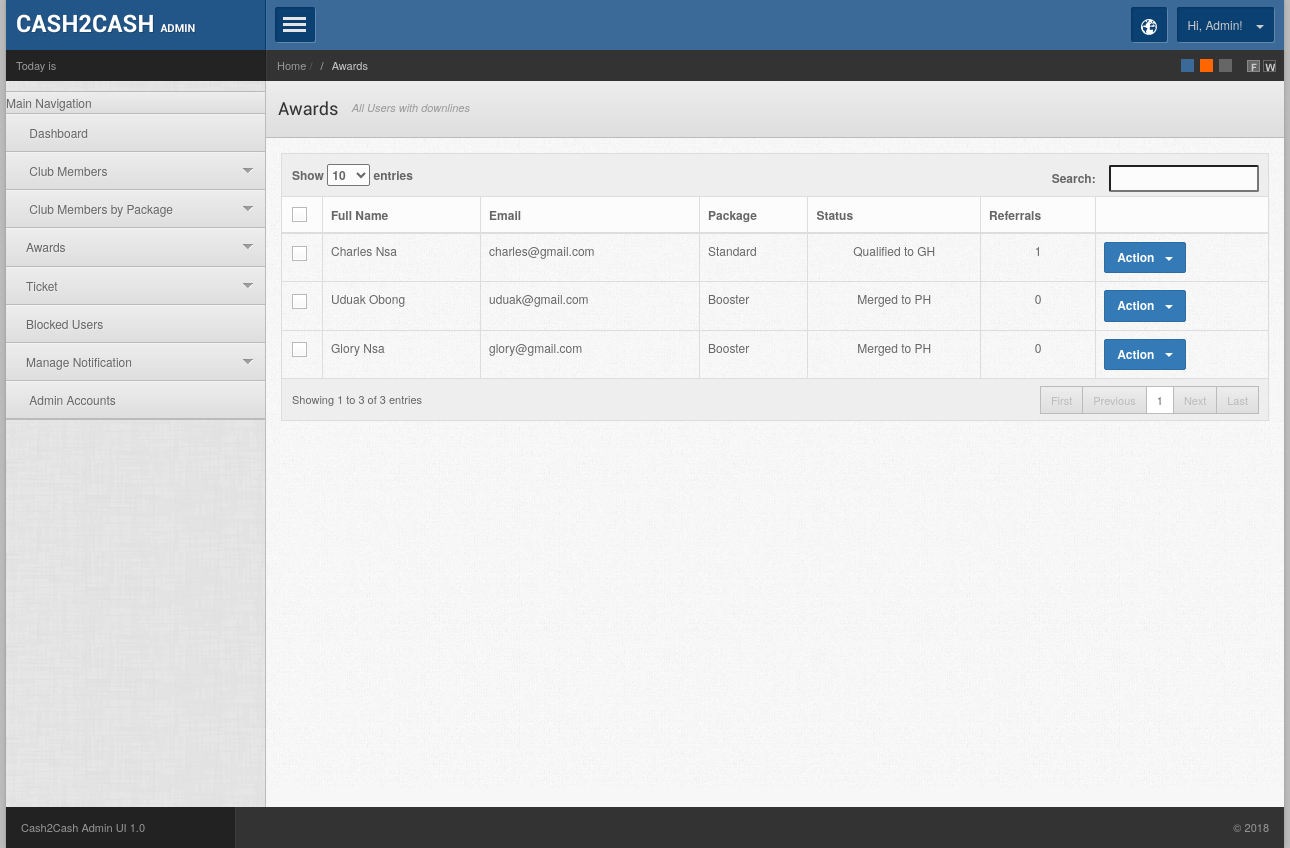
Page /index.php/admin/awards on the committed database.
### tables this page shows
CREATE TABLE IF NOT EXISTS `users` (
  `user_id` int(11) NOT NULL AUTO_INCREMENT,
  `first_name` varchar(255) NOT NULL,
  `last_name` varchar(255) NOT NULL,
  `location` varchar(255) NOT NULL,
  `email` varchar(255) NOT NULL,
  `passport` varchar(255) DEFAULT 'profile_img.png',
  `clearpass` varchar(255) NOT NULL,
  `password` varchar(255) NOT NULL,
  `phone_number` varchar(255) NOT NULL,
  `bank_name` varchar(255) NOT NULL,
  `account_name` varchar(255) NOT NULL,
  `account_number` varchar(255) NOT NULL,
  `package` varchar(255) NOT NULL,
  `referral` varchar(255) NOT NULL,
  `referral_complied` int(11) NOT NULL,
  `myref` varchar(255) NOT NULL,
  `datetime` timestamp NOT NULL DEFAULT CURRENT_TIMESTAMP ON UPDATE CURRENT_TIMESTAMP,
  `status` int(11) NOT NULL,
  `current_merge_id` int(11) NOT NULL DEFAULT '0',
  `next_merge` varchar(25) DEFAULT NULL,
  `account_blocked` int(11) NOT NULL DEFAULT '0',
  `user_cycles` int(11) NOT NULL DEFAULT '0',
  `recycle_time` varchar(25) DEFAULT 'unix_timestamp()',
  `isadmin` tinyint(4) NOT NULL DEFAULT '0',
  PRIMARY KEY (`user_id`)
);

### application/controllers/admin/Awards.php (called while the page is built, shortened)
<?php
class Awards extends CI_Controller{
	public function index(){
		$data['page_title'] = ucfirst('Awards');
		$data['title_text'] = ucfirst('All Users with downlines');
		$data['packages'] = $this->Admin_cash2cash_model->getPackages();
		$data['users_for_awards'] = $this->Admin_cash2cash_model->getUsersForAwardsWithDownlines();
		$this->load->view('admin/header_view', $data);
		$this->load->view('admin/award_users_view');
		$this->load->view('admin/footer_view');
	}
}

### index.php (called while the page is built, shortened)
<?php
require_once BASEPATH.'core/CodeIgniter.php';

### application/models/Admin_cash2cash_model.php (called while the page is built, shortened)
<?php
class Admin_cash2cash_model extends CI_Model{
	function getPackages(){
		$this->db->from('packages');
		$query = $this->db->get();
		return $query->result_array();
	}
	function getUsersForAwardsWithDownlines(){
		$this->db->select('*, (SELECT COUNT(referral) FROM users as c WHERE c.referral=u.email) as downlines');
		$this->db->group_by('u.user_id');
		$this->db->order_by('downlines','DESC');
		$this->db->from('users as u');
		$this->db->where('isadmin',0);
		$query = $this->db->get();
		return $query->result_array();
	}
}

### application/views/admin/header_view.php (the view, shortened to what this page needs)
<!DOCTYPE html>
<head>
<link rel="stylesheet" href="<?php echo base_url();?>assets/admin/css/style.default.css" type="text/css" />
<link rel="stylesheet" href="<?php echo base_url();?>assets/admin/prettify/prettify.css" type="text/css" />
</head>
<body>
<div class="mainwrapper">
    <div class="leftpanel">
        <div class="logopanel">
        	<h1><a href="#">Cash2Cash <span>Admin</span></a></h1>
        </div>
        <div class="datewidget">Today is</div>
       <div class="leftmenu">
            <ul class="nav nav-tabs nav-stacked">
            	<li class="nav-header">Main Navigation</li>
                <li><a href="<?=base_url()?>admin/cash2cash"><span class="icon-align-justify"></span> Dashboard</a></li>
                <li class="dropdown"><a href="#"><span class="icon-th-list"></span> Club Members</a>
                </li>
                <li class="dropdown"><a href="#"><span class="icon-align-justify"></span> Club Members by Package</a>
                </li>
				<li class="dropdown"><a href="#"><span class="icon-align-justify"></span>Awards</a>
                </li>
                <li class="dropdown"><a href="#"><span class="icon-align-justify"></span>Ticket</a>
                </li>
                <li><a href="<?=base_url()?>admin/users/blocked_users"><span class="icon-align-justify"></span>Blocked Users</a></li>
                <li class="dropdown"><a href="#"><span class="icon-th-list"></span>Manage Notification</a>
				</li>
				<li><a href="<?=base_url()?>admin/adminaccounts"><span class="icon-align-justify"></span> Admin Accounts</a></li>
            </ul>
        </div>
    </div>
    <div class="rightpanel">
    	<div class="headerpanel">
        	<a href="#" class="showmenu"></a>
            <div class="headerright">
            	<div class="dropdown notification">
                    <a class="dropdown-toggle" data-toggle="dropdown" data-target="#" href="http://themepixels.com/page.html">
                    	<span class="iconsweets-globe iconsweets-white"></span>
                    </a>
                </div>
    			<div class="dropdown userinfo">
                    <a class="dropdown-toggle" data-toggle="dropdown" data-target="#" href="http://themepixels.com/page.html">Hi, Admin! <b class="caret"></b></a>
                </div>
            </div>
    	</div>
        <div class="breadcrumbwidget">
        	<ul class="skins">
                <li><a href="default" class="skin-color default"></a></li>
                <li><a href="orange" class="skin-color orange"></a></li>
                <li><a href="dark" class="skin-color dark"></a></li>
                <li>&nbsp;</li>
                <li class="fixed selected"><a href="#" class="skin-layout fixed"></a></li>
                <li class="wide"><a href="#" class="skin-layout wide"></a></li>
            </ul>
        	<ul class="breadcrumb">
                <li><a href="dashboard.html">Home</a> <span class="divider">/</span></li>
                <li class="active"><?=$page_title?></li>
            </ul>
        </div>
		<div class="pagetitle">
        	<h1><?=$page_title?></h1> <span><?=$title_text?></span>
        </div>

### application/views/admin/award_users_view.php (shortened to what this page needs)
  <div class="maincontent">
  	<div class="contentinner">
      	<table class="table table-bordered" id="dyntable">
              <colgroup>
                  <col class="con0" style="align: center; width: 4%" />
                  <col class="con1" />
                  <col class="con0" />
                  <col class="con1" />
                  <col class="con0" />
                  <col class="con1" />
              </colgroup>
              <thead>
                  <tr>
                    	<th class="head0 nosort"><input type="checkbox" class="checkall" /></th>
                      <th class="head0">Full Name</th>
                      <th class="head1">Email</th>
                      <th class="head0">Package</th>
                      <th class="head1">Status</th>
	<th class="head0">Referrals</th>
                      <th class="head1"></th>
                  </tr>
              </thead>
              <tbody>
<?php
	$count = 1;
	foreach($users_for_awards as $user){
		$d = "<tr class='gradeX'>";
		$d .="<td class='aligncenter'><span class='center'><input type='checkbox' /></span></td>";
		$d .= "<td>".ucfirst($user['first_name'])." ".ucfirst($user['last_name'])."</td>";
		$d .= "<td>".strtolower($user['email'])."</td>";
		$d .= "<td>".ucfirst($user['package'])."</td>";
		$ustatus = "";
		switch($user['status']){
			case 1 : $ustatus = "Merged to PH	";break;
			case 3 : $ustatus = "Qualified to GH";break;
		}
		$d .= "<td class='center'>";$d.=($user['account_blocked'] == 0)?$ustatus:"Blocked";$d.="</td>";
		$d .= "<td class='center'>".$user['downlines']."</td>";
		$d .= "<td>
			<div class='btn-group'>
				<button data-toggle='dropdown' class='btn btn-primary dropdown-toggle'>Action <span class='caret'></span></button>
				<ul class='dropdown-menu'>
				<li><a href='#userDetailModel' data-toggle='modal' onclick='feedProfileDialog(".json_encode($user).")'>View Profile</a></li>";
				$d.="<li class='divider'></li>";
				$d.="<li><a href='#mergeAwardModal' data-toggle='modal' onclick='feedAwardMergeDialog(".json_encode($user).")'>Merge Award Winner</a></li>";
				$d.="</ul>
                              </div>
		</td>";
		$d .= "</tr>";
		echo $d;$count++;
	}
?>
              </tbody>
          </table>
          <div class="divider15"></div>
      </div>
  </div>

### rows in the picture
users: first_name "Charles", last_name "Nsa", email "charles@gmail.com", package "Standard", d "Qualified to GH", downlines "1"
users: first_name "Uduak", last_name "Obong", email "uduak@gmail.com", package "Booster", d "Merged to PH", downlines "0"
users: first_name "Glory", last_name "Nsa", email "glory@gmail.com", package "Booster", d "Merged to PH", downlines "0"

### other values in the picture
$page_title "Awards"
$title_text "All Users with downlines"
